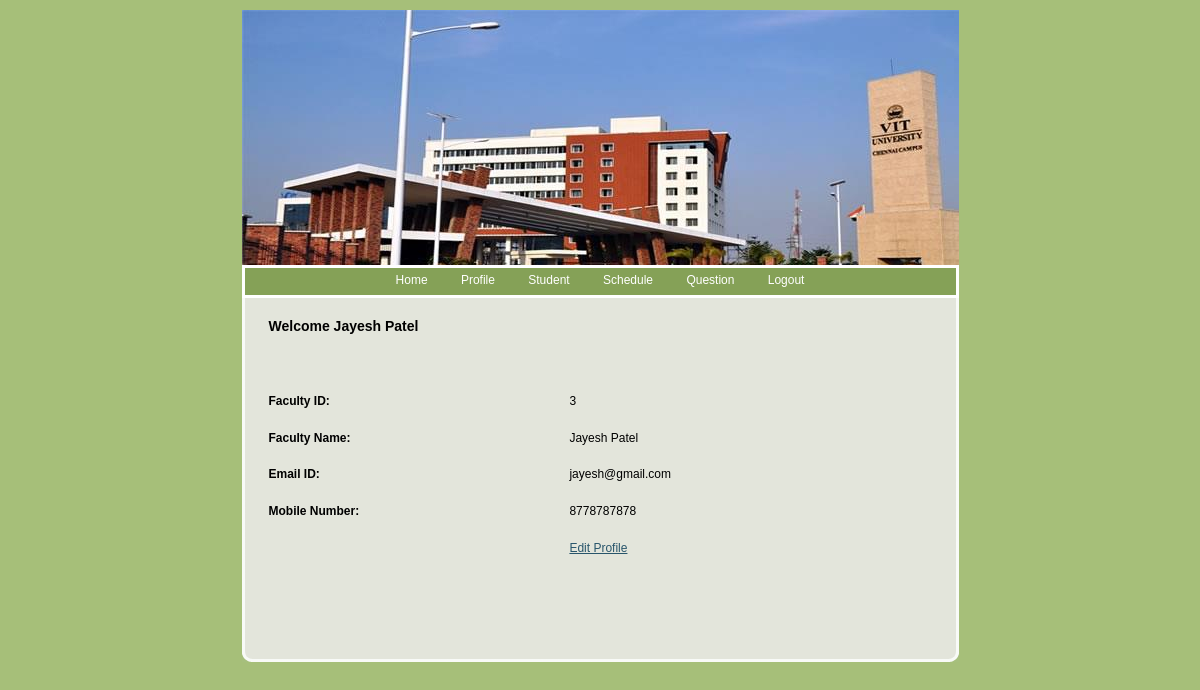
Screenshot of /Faculty/Profile.php (signed in) with the database file from the repository.
### tables this page shows
CREATE TABLE IF NOT EXISTS `faculty_master` (
  `Faculty_Id` int(11) NOT NULL AUTO_INCREMENT,
  `Faculty_Name` varchar(20) NOT NULL,
  `Faculty_Email` varchar(20) NOT NULL,
  `Faculty_Mobile` varchar(10) NOT NULL,
  `Faculty_User` varchar(20) NOT NULL,
  `Faculty_Password` varchar(20) NOT NULL,
  `Status` varchar(10) NOT NULL,
  PRIMARY KEY (`Faculty_Id`)
);

### Faculty/Profile.php (the view, shortened to what this page needs)
<!DOCTYPE html PUBLIC "-//W3C//DTD XHTML 1.0 Transitional//EN" "http://www.w3.org/TR/xhtml1/DTD/xhtml1-transitional.dtd">
<html xmlns="http://www.w3.org/1999/xhtml">
<head>
<link href="style.css" rel="stylesheet" type="text/css" />
</head>
<body>
<div id="container">
	<?php
		include "Header.php";
		?>
	<div id="content">
		<div id="left">
			<h1>Welcome <?php echo $_SESSION['Name'];?></h1>
	<p>&nbsp;</p>
	<?php
$ID=$_SESSION['ID'];
$con = mysql_connect("localhost","root");
$sql = "select * from Faculty_Master where Faculty_Id ='".$ID."'  ";
$result = mysql_query($sql,$con);
$row = mysql_fetch_array($result)
?>
                <table width="100%" height="183" border="0" cellpadding="0" cellspacing="0">
                  <tr>
                    <td><strong>Faculty ID:</strong></td>
                    <td><?php echo $row['Faculty_Id'];?></td>
                  </tr>
                  <tr>
                    <td><strong>Faculty Name:</strong></td>
                    <td><?php echo $row['Faculty_Name'];?></td>
                  </tr>
                  <tr>
                    <td><strong>Email ID:</strong></td>
                    <td><?php echo $row['Faculty_Email'];?></td>
                  </tr>
                  <tr>
                    <td><strong>Mobile Number:</strong></td>
                    <td><?php echo $row['Faculty_Mobile'];?></td>
                  </tr>
                  <tr>
                    <td>&nbsp;</td>
                    <td><a href="EditFaculty.php?FacultyId=<?php echo $row['Faculty_Id']; ?>">Edit Profile</a></td>
                  </tr>
                </table>
	<h1>&nbsp;</h1>
	  </div>
		<div id="footerline"></div>
	</div>
</div>
</body>
</html>

### Faculty/style.css (style rules this page uses)
body { background-color:#a6bf79; color:#000000; font-family: Verdana, Arial, Helvetica, sans-serif; font-size: 12px; margin: 10px 10px; padding: 0px; }
* { margin: 0px; padding: 0px; }
#container { margin: 0px auto; text-align: left; width: 717px; }
a { font-size:12px; }
p { margin: 15px 0px; }
#content { background-image:url(images/content_bg.gif); width:717px; }
h1 { color:#000000; font-size:14px; margin: 20px 0px 20px 0px; }
#left { float:left; width:638px; margin-left:27px; padding: 0px 10px 30px 0px; display:inline; }
#left a { color:#28556b; }
#footerline { clear:both; background-image:url(images/footer_bg.gif); font-size:1px; height:10px; }

### rows the page displays
faculty_master: Faculty_Id "3", Faculty_Name "Jayesh Patel", Faculty_Email "jayesh@gmail.com", Faculty_Mobile "8778787878"

### other values shown
$_SESSION['Name'] "Jayesh Patel"
